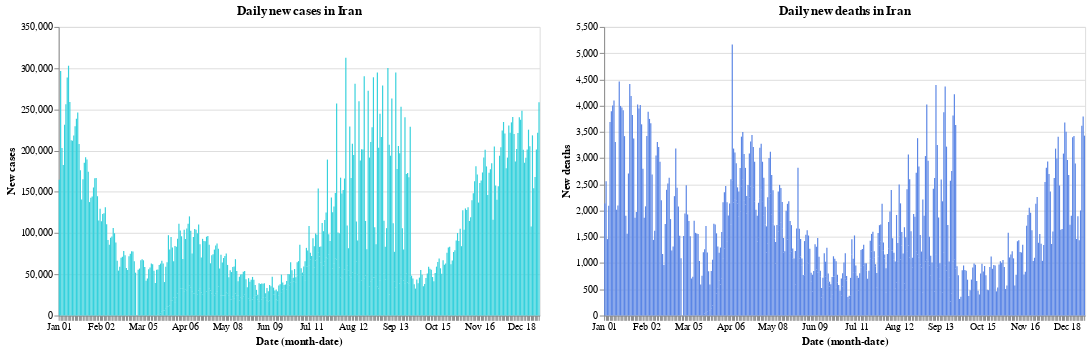

Source (notebook cell):
### Code cell
a = alt.value("#36D1DC")
b = alt.value("#5B86E5")
base.encode(y="New cases", color = a).properties(title="Daily new cases in Iran")| base.encode(y="New deaths", color = b).properties(title ="Daily new deaths in Iran")

### Figure 1 — Vega-Lite specification as saved in the notebook (floating-point values rounded to 4 significant figures; data arrays with more than 128 entries replaced by an {"elided": "..."} marker saying what was removed)
{"config": {"view": {"continuousWidth": 400, "continuousHeight": 300}}, "hconcat": [{"mark": "bar", "encoding": {"color": {"value": "#36D1DC"}, "x": {"type": "ordinal", "field": "Date", "timeUnit": "monthdate"}, "y": {"type": "quantitative", "field": "New cases"}}, "title": "Daily new cases in Iran", "width": 500}, {"mark": "bar", "encoding": {"color": {"value": "#5B86E5"}, "x": {"type": "ordinal", "field": "Date", "timeUnit": "monthdate"}, "y": {"type": "quantitative", "field": "New deaths"}}, "title": "Daily new deaths in Iran", "width": 500}], "data": {"name": "data-cbdf082635a29c36c4058ce3ef11f347"}, "$schema": "https://vega.github.io/schema/vega-lite/v4.8.1.json", "datasets": {"data-cbdf082635a29c36c4058ce3ef11f347": {"elided": "612 records"}}}
